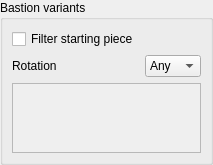
         <widget class="QWidget" name="pageBastion">
          <layout class="QGridLayout" name="gridLayoutBasion">
           <property name="leftMargin">
            <number>0</number>
           </property>
           <property name="topMargin">
            <number>0</number>
           </property>
           <property name="rightMargin">
            <number>0</number>
           </property>
           <property name="bottomMargin">
            <number>0</number>
           </property>
           <item row="0" column="0">
            <widget class="QGroupBox" name="groupBoxBastion">
             <property name="title">
              <string>Bastion variants</string>
             </property>
             <layout class="QGridLayout" name="gridLayoutBastion2">
              <item row="0" column="0">
               <widget class="QCheckBox" name="checkStartBastion">
                <property name="toolTip">
                 <string>Allow only structures that start with one of the selected pieces</string>
                </property>
                <property name="text">
                 <string>Filter starting piece</string>
                </property>
                </widget>
               </item>
               <item row="1" column="0">
                <widget class="QLabel" name="labelBastionRotation">
                 <property name="text">
                  <string>Rotation</string>
                 </property>
                </widget>
               </item>
               <item row="1" column="1">
                <widget class="QComboBox" name="comboBastionRotation">
                 <item>
                  <property name="text">
                   <string>Any</string>
                  </property>
                 </item>
                 <item>
                  <property name="text">
                   <string>0°</string>
                  </property>
                 </item>
                 <item>
                  <property name="text">
                   <string>90°</string>
                  </property>
                 </item>
                 <item>
                  <property name="text">
                   <string>180°</string>
                  </property>
                 </item>
                 <item>
                  <property name="text">
                   <string>270°</string>
                  </property>
                 </item>
                </widget>
               </item>
               <item row="2" column="0" colspan="2">
                <widget class="QScrollArea" name="scrollBastionPieces">
                <property name="widgetResizable">
                 <bool>true</bool>
                </property>
                <widget class="QWidget" name="scrollBastionPiecesContents">
                 <layout class="QVBoxLayout" name="verticalLayout_3_2">
                  <item>
                   <layout class="QGridLayout" name="gridBastionPieces"/>
                  </item>
                 </layout>
                </widget>
               </widget>
              </item>
             </layout>
            </widget>
           </item>
          </layout>
         </widget>
